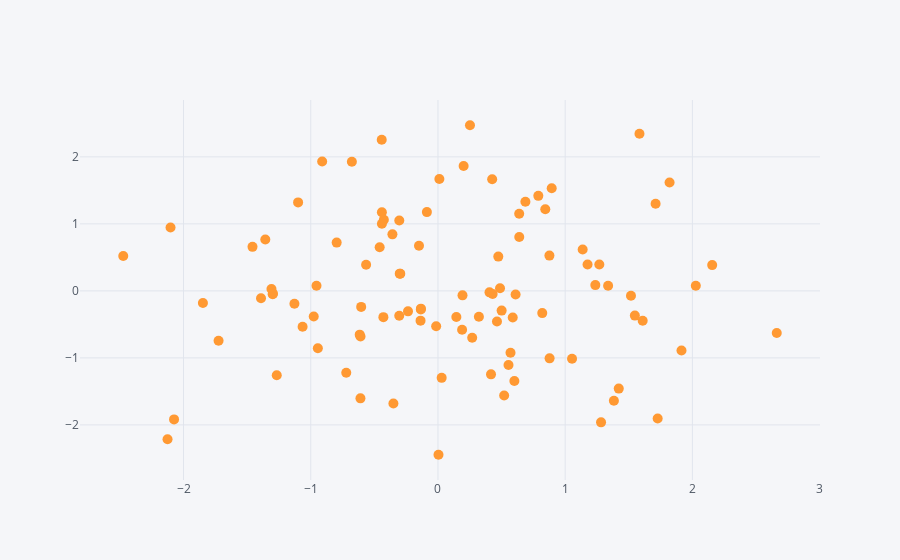

The code cell stored with this chart in its notebook:
### Code cell
#scatter
df.iplot(kind='scatter',x='A',y='B',mode='markers',size=10)
